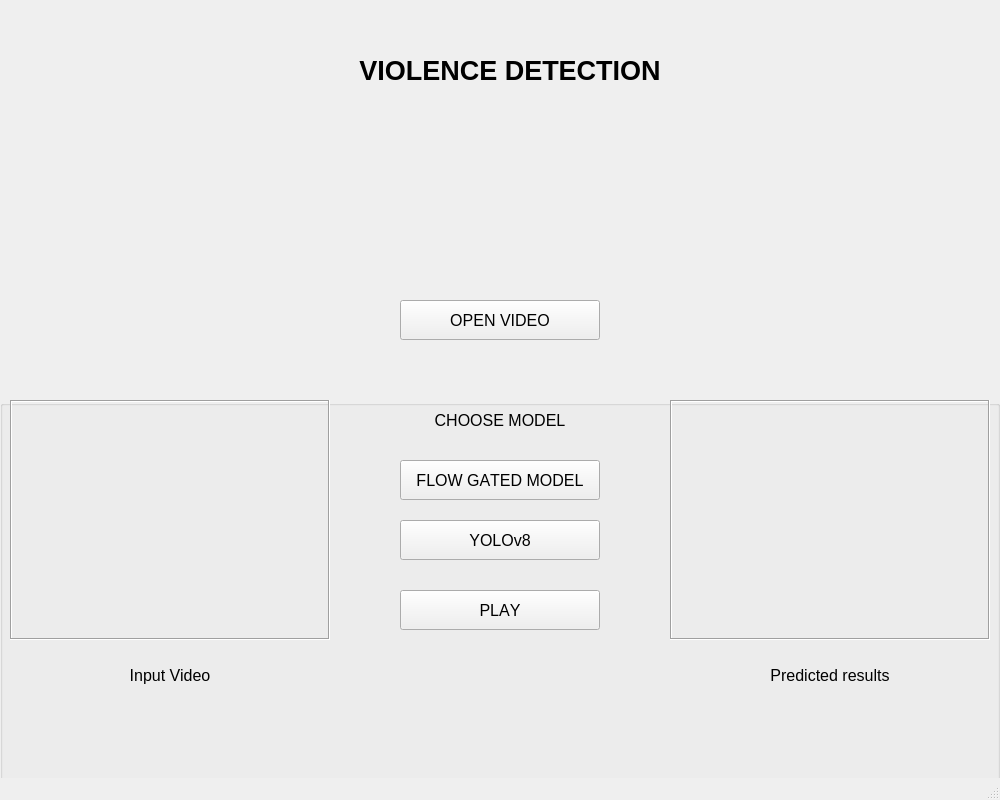
<?xml version="1.0" encoding="UTF-8"?>
<ui version="4.0">
 <class>MainWindow</class>
 <widget class="QMainWindow" name="MainWindow">
  <property name="geometry">
   <rect>
    <x>0</x>
    <y>0</y>
    <width>1000</width>
    <height>800</height>
   </rect>
  </property>
  <property name="windowTitle">
   <string>MainWindow</string>
  </property>
  <widget class="QWidget" name="centralwidget">
   <widget class="QLabel" name="mainlabel">
    <property name="geometry">
     <rect>
      <x>260</x>
      <y>40</y>
      <width>500</width>
      <height>60</height>
     </rect>
    </property>
    <property name="maximumSize">
     <size>
      <width>20000</width>
      <height>16777215</height>
     </size>
    </property>
    <property name="font">
     <font>
      <family>MS Shell Dlg 2</family>
      <pointsize>20</pointsize>
      <weight>75</weight>
      <bold>true</bold>
      <underline>false</underline>
      <kerning>false</kerning>
     </font>
    </property>
    <property name="autoFillBackground">
     <bool>false</bool>
    </property>
    <property name="text">
     <string>VIOLENCE DETECTION</string>
    </property>
    <property name="textFormat">
     <enum>Qt::PlainText</enum>
    </property>
    <property name="scaledContents">
     <bool>false</bool>
    </property>
    <property name="alignment">
     <set>Qt::AlignCenter</set>
    </property>
   </widget>
   <widget class="QGroupBox" name="groupBox">
    <property name="geometry">
     <rect>
      <x>0</x>
      <y>400</y>
      <width>1000</width>
      <height>400</height>
     </rect>
    </property>
    <property name="font">
     <font>
      <pointsize>12</pointsize>
     </font>
    </property>
    <property name="mouseTracking">
     <bool>false</bool>
    </property>
    <widget class="QLabel" name="label_2">
     <property name="geometry">
      <rect>
       <x>70</x>
       <y>260</y>
       <width>200</width>
       <height>30</height>
      </rect>
     </property>
     <property name="font">
      <font>
       <pointsize>12</pointsize>
      </font>
     </property>
     <property name="text">
      <string>Input Video</string>
     </property>
     <property name="alignment">
      <set>Qt::AlignCenter</set>
     </property>
    </widget>
    <widget class="QLabel" name="label_3">
     <property name="geometry">
      <rect>
       <x>730</x>
       <y>260</y>
       <width>200</width>
       <height>30</height>
      </rect>
     </property>
     <property name="font">
      <font>
       <pointsize>12</pointsize>
      </font>
     </property>
     <property name="mouseTracking">
      <bool>false</bool>
     </property>
     <property name="text">
      <string>Predicted results</string>
     </property>
     <property name="alignment">
      <set>Qt::AlignCenter</set>
     </property>
    </widget>
    <widget class="QLabel" name="input_vid">
     <property name="geometry">
      <rect>
       <x>10</x>
       <y>0</y>
       <width>320</width>
       <height>240</height>
      </rect>
     </property>
     <property name="styleSheet">
      <string notr="true"/>
     </property>
     <property name="frameShape">
      <enum>QFrame::Box</enum>
     </property>
     <property name="frameShadow">
      <enum>QFrame::Sunken</enum>
     </property>
     <property name="midLineWidth">
      <number>0</number>
     </property>
     <property name="scaledContents">
      <bool>true</bool>
     </property>
    </widget>
    <widget class="QLabel" name="output_vid">
     <property name="geometry">
      <rect>
       <x>670</x>
       <y>0</y>
       <width>320</width>
       <height>240</height>
      </rect>
     </property>
     <property name="contextMenuPolicy">
      <enum>Qt::PreventContextMenu</enum>
     </property>
     <property name="frameShape">
      <enum>QFrame::Box</enum>
     </property>
     <property name="frameShadow">
      <enum>QFrame::Sunken</enum>
     </property>
     <property name="scaledContents">
      <bool>true</bool>
     </property>
    </widget>
    <widget class="QPushButton" name="fgm_bt">
     <property name="geometry">
      <rect>
       <x>400</x>
       <y>60</y>
       <width>200</width>
       <height>40</height>
      </rect>
     </property>
     <property name="font">
      <font>
       <pointsize>12</pointsize>
       <kerning>false</kerning>
      </font>
     </property>
     <property name="text">
      <string>FLOW GATED MODEL</string>
     </property>
     <property name="autoDefault">
      <bool>false</bool>
     </property>
    </widget>
    <widget class="QLabel" name="label_4">
     <property name="geometry">
      <rect>
       <x>400</x>
       <y>0</y>
       <width>200</width>
       <height>40</height>
      </rect>
     </property>
     <property name="text">
      <string>CHOOSE MODEL</string>
     </property>
     <property name="textFormat">
      <enum>Qt::AutoText</enum>
     </property>
     <property name="scaledContents">
      <bool>true</bool>
     </property>
     <property name="alignment">
      <set>Qt::AlignCenter</set>
     </property>
    </widget>
    <widget class="QPushButton" name="yolo_bt">
     <property name="geometry">
      <rect>
       <x>400</x>
       <y>120</y>
       <width>200</width>
       <height>40</height>
      </rect>
     </property>
     <property name="font">
      <font>
       <pointsize>12</pointsize>
       <kerning>false</kerning>
      </font>
     </property>
     <property name="text">
      <string>YOLOv8</string>
     </property>
     <property name="autoDefault">
      <bool>false</bool>
     </property>
    </widget>
    <widget class="QPushButton" name="play_vid">
     <property name="geometry">
      <rect>
       <x>400</x>
       <y>190</y>
       <width>200</width>
       <height>40</height>
      </rect>
     </property>
     <property name="font">
      <font>
       <pointsize>12</pointsize>
       <kerning>false</kerning>
      </font>
     </property>
     <property name="text">
      <string>PLAY</string>
     </property>
     <property name="autoDefault">
      <bool>false</bool>
     </property>
    </widget>
   </widget>
   <widget class="QPushButton" name="open_vid">
    <property name="geometry">
     <rect>
      <x>400</x>
      <y>300</y>
      <width>200</width>
      <height>40</height>
     </rect>
    </property>
    <property name="font">
     <font>
      <pointsize>12</pointsize>
     </font>
    </property>
    <property name="contextMenuPolicy">
     <enum>Qt::NoContextMenu</enum>
    </property>
    <property name="text">
     <string>OPEN VIDEO</string>
    </property>
   </widget>
  </widget>
  <widget class="QMenuBar" name="menubar">
   <property name="geometry">
    <rect>
     <x>0</x>
     <y>0</y>
     <width>1000</width>
     <height>26</height>
    </rect>
   </property>
  </widget>
  <widget class="QStatusBar" name="statusbar"/>
 </widget>
 <resources>
  <include location="img_frame/input_img2.qrc"/>
  <include location="img_frame/output_img2.qrc"/>
 </resources>
 <connections/>
</ui>
